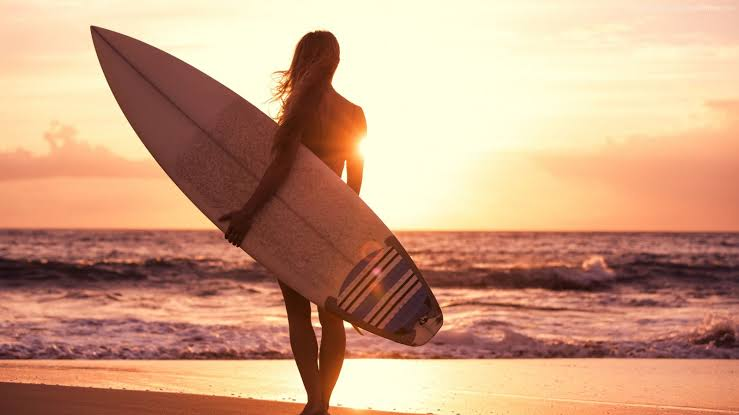
#> input picture python prg/pic_list/images (9).jpeg, 739 x 415 px
$ python im3.py
#> lines starting #> are read from the running program, lines starting #| are printed output that depends on the picture; after the words box and inside, x2 and y2 are one past the last pixel; in counts of white or black regions, pixels touching at a corner belong together
import cv2
import numpy as np
#'pic_list/images (9).jpeg'
FILE_NAME = '../pic_list/images (9).jpeg'
try:
	# Read image from disk.
	img = cv2.imread(FILE_NAME)
#> img is the input picture: shape (415, 739, 3); mean B, G, R 128.2, 157.9, 203

	# Canny edge detection.
	edges = cv2.Canny(img, 200, 200)
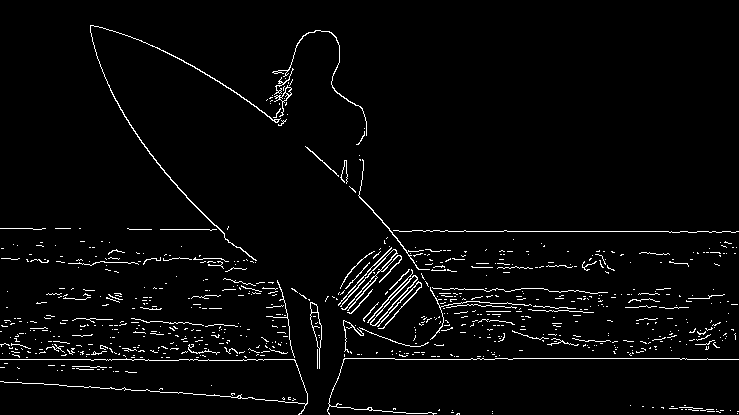
#> edges: shape (415, 739); 3.1% white in thin lines or dots

	# Write image back to disk.
	cv2.imshow('result', edges)
except IOError:
	print ('Error while reading files !!!')

if cv2.waitKey(0) & 0XFF==27:
#> (key Esc is pressed here)
	cv2.destroyAllWindows()

$ run again, with python prg/pic_list/images (11).jpeg copied over python prg/pic_list/images (9).jpeg
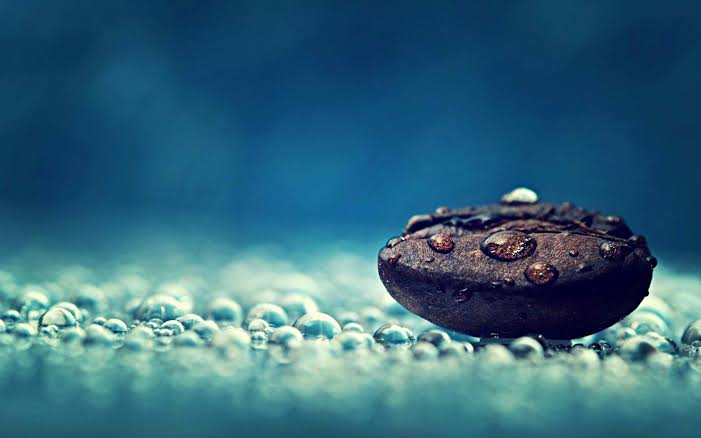
#> input picture python prg/pic_list/images (11).jpeg, 701 x 438 px
#> img is the input picture: shape (438, 701, 3); mean B, G, R 124.5, 103.5, 52.6
#> `edges = cv2.Canny(img, 200, 200)`:
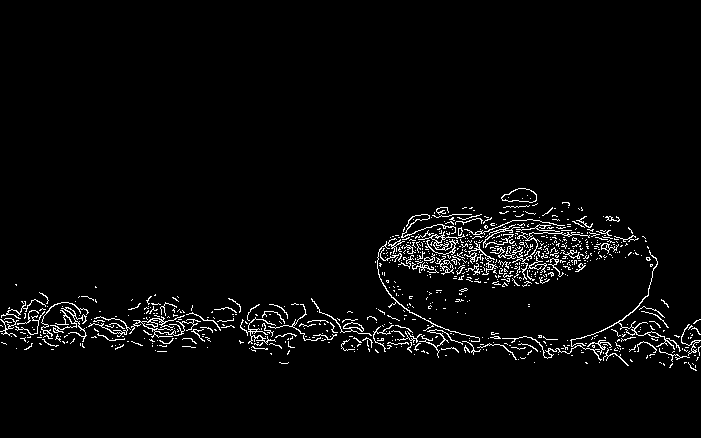
#> edges: shape (438, 701); 3.1% white in thin lines or dots, all inside (x1, y1, x2, y2) = (0, 188, 701, 371)

$ run again, with python prg/pic_list/images (2).jpeg copied over python prg/pic_list/images (9).jpeg
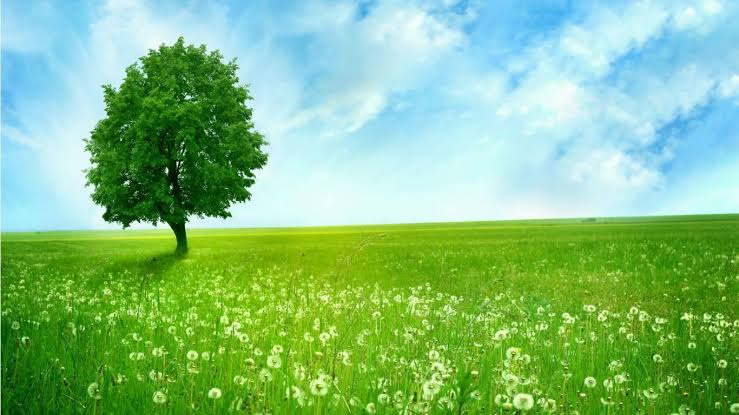
#> input picture python prg/pic_list/images (2).jpeg, 739 x 415 px
#> img is the input picture: shape (415, 739, 3); mean B, G, R 129.4, 189.8, 131.4
#> `edges = cv2.Canny(img, 200, 200)`:
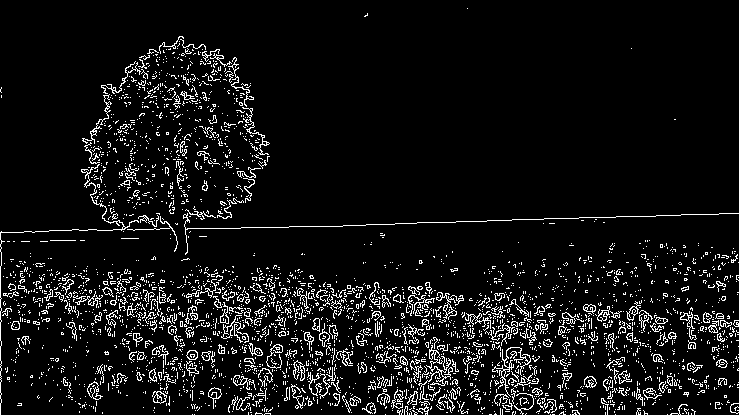
#> edges: shape (415, 739); 7.3% white in thin lines or dots

$ run again, with python prg/pic_list/images (3).jpeg copied over python prg/pic_list/images (9).jpeg
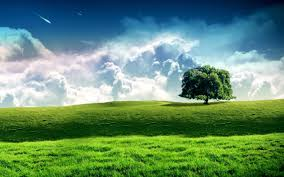
#> input picture python prg/pic_list/images (3).jpeg, 284 x 177 px
#> img is the input picture: shape (177, 284, 3); mean B, G, R 111.4, 141.6, 101
#> `edges = cv2.Canny(img, 200, 200)`:
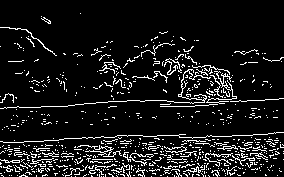
#> edges: shape (177, 284); 9.7% white in thin lines or dots
